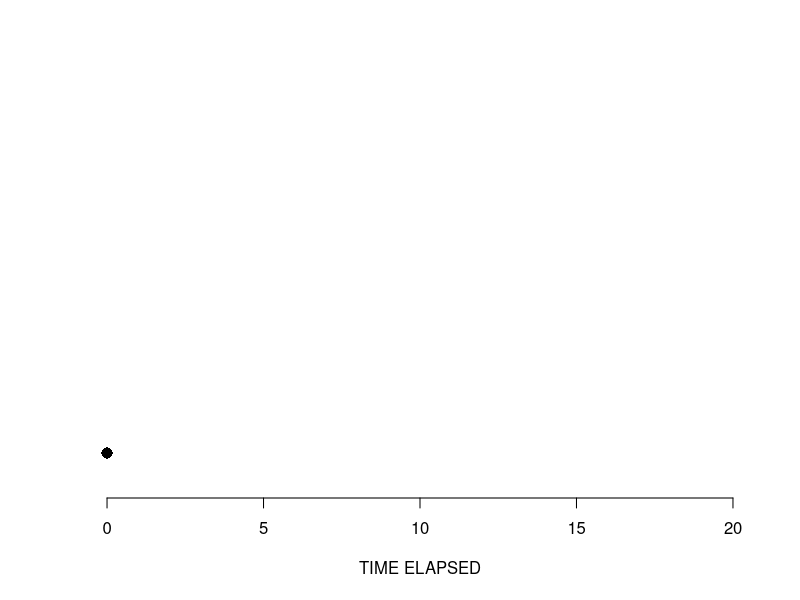
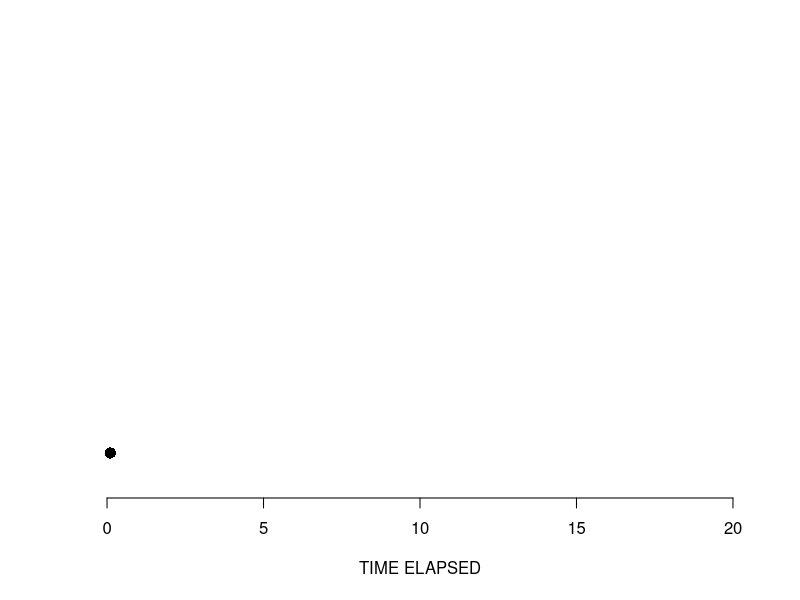
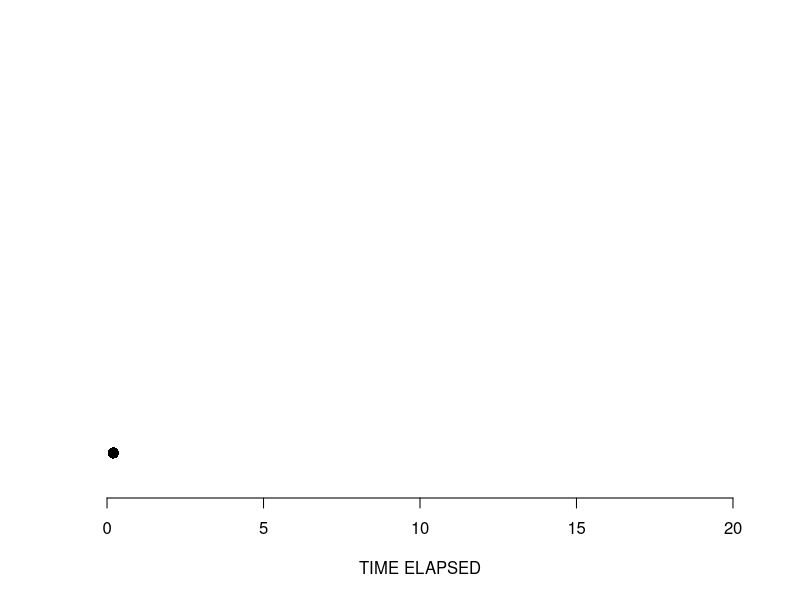
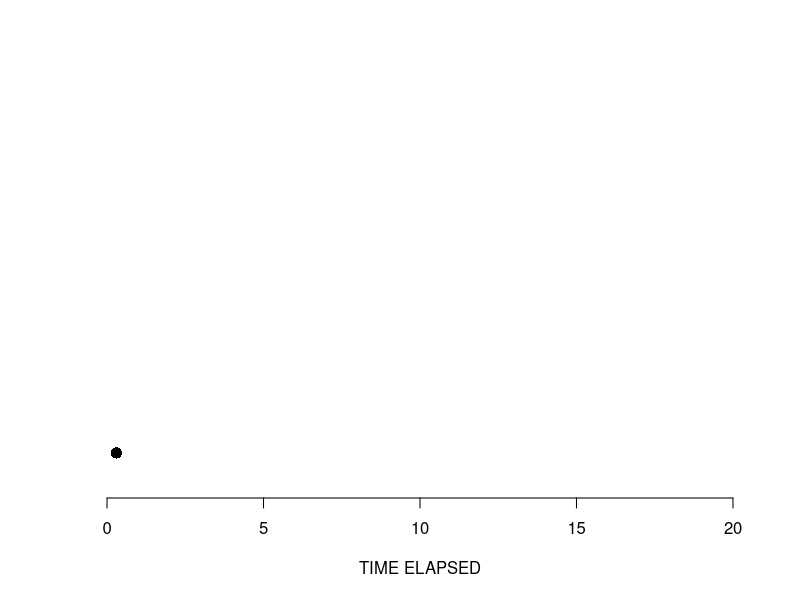
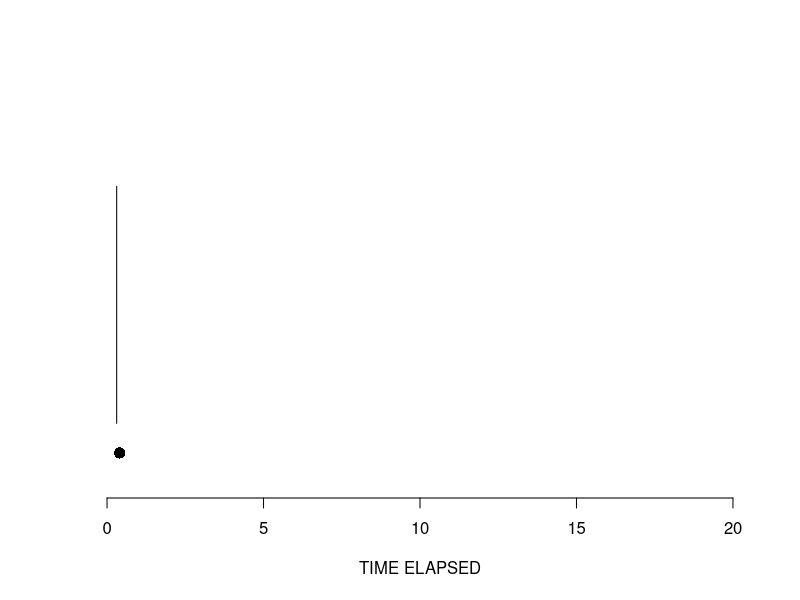
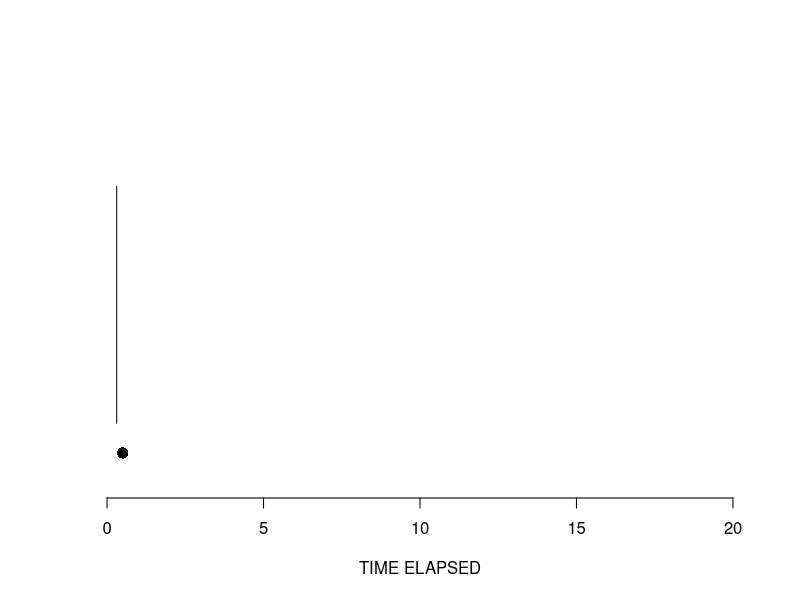
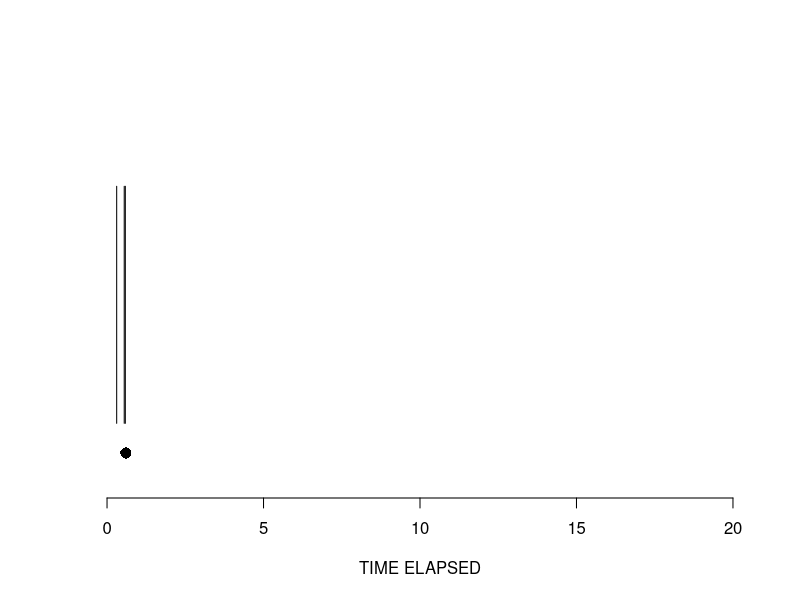
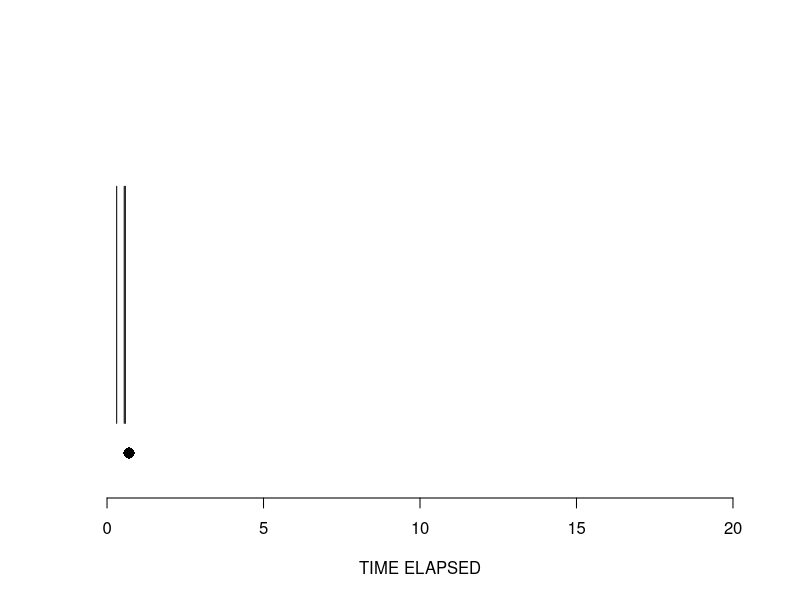

These charts were generated, in order, by the following R code:
## ---- chunk 1
set.seed(100)
interval <- rexp(80, 3)
knitr::opts_chunk$set(fig.align = "center", prompt = TRUE, dpi = 196)
options(width = 63)
## ---- chunk 2
time_of_events <- cumsum(interval)
time_of_events <- time_of_events[time_of_events <= 20]
time <- seq(0, 20, length.out = 200)

for (t in time) {
#  Sys.sleep(interval[i])
  plot(NULL, xlim = c(0, 20), ylim = c(0, 1.3), 
       xlab = "TIME ELAPSED", ylab = "", axes=FALSE)
  axis(1)
  points(t, 0.1, pch=16, cex=1.5)
  events <- time_of_events[time_of_events <= t]
  if (length(events) < 1) next
  segments(events, 0.2, events, 1)
}
## ---- chunk 3
poisson.test(10)
## ---- chunk 4
poisson.test(0)$conf.int
## ---- chunk 5
x <- 0:100 / 100
# 信頼区間の左端
uniroot(function(t) 1 - sum(dpois(0:4, lambda = t)) - 0.025, 
        c(1, 3), tol = 1e-8)$root

# 右端
uniroot(function(t) sum(dpois(0:5, lambda = t)) - 0.025, 
        c(5, 15), tol = 1e-8)$root
## ---- chunk 6
set.seed(201)
## ---- chunk 7
(x <- rexp(25))
(y <- cumsum(x))    # 累積和
## ---- chunk 8
plot(NULL, xlim = c(0, 20), ylim = c(0, 1), 
     xlab = "TIME ELAPSED", ylab = "", axes=FALSE)
  axis(1)
  segments(y, 0.2, y, 0.9)
## ---- chunk 9
y
## ---- chunk 10
dy <- diff(y)
qqplot(qexp(ppoints(dy)), dy)
qqline(dy, distribution = qexp)
## ---- chunk 11
x <- rnorm(100)
quantile(x, 0.2)
## ---- chunk 12
qnorm(0.2)
## ---- chunk 13
x <- rnorm(100)
quantile(x, 0.8)
## ---- chunk 14
qnorm(0.8)
## ---- chunk 15
p <- ppoints(x)   # 分位点を計算する確率を作る
plot(qnorm(p), quantile(x, p))
lines(quantile(x, p), quantile(x, p))
